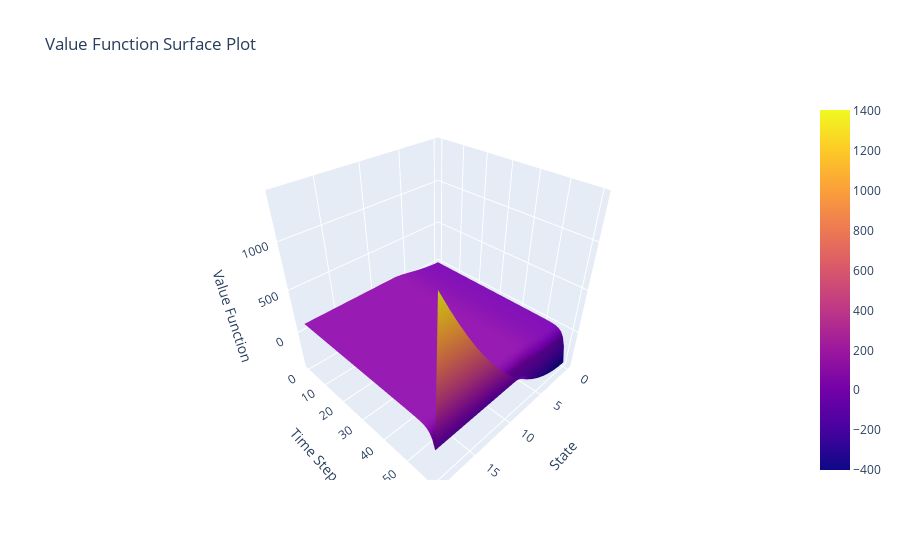

The code cell stored with this chart in its notebook:
### Code cell
# mesh plot of value function
X, Y = np.meshgrid(range(N), range(time_steps + 1))
Z = V

fig = go.Figure(data=[go.Surface(z=Z, x=X, y=Y)])
fig.update_layout(title='Value Function Surface Plot', scene=dict(
    xaxis_title='State',
    yaxis_title='Time Step',
    zaxis_title='Value Function'))
fig.show()

### Figure 1 — Plotly figure (JSON) as saved in the notebook; plotly's stock layout.template omitted (floating-point values rounded to 4 significant figures; data arrays with more than 128 entries replaced by an {"elided": "..."} marker saying what was removed)
{"data": [{"type": "surface", "x": {"elided": "61x20 int values"}, "y": {"elided": "61x20 int values"}, "z": {"elided": "61x20 float values"}}], "layout": {"scene": {"xaxis": {"title": {"text": "State"}}, "yaxis": {"title": {"text": "Time Step"}}, "zaxis": {"title": {"text": "Value Function"}}}, "title": {"text": "Value Function Surface Plot"}}}
